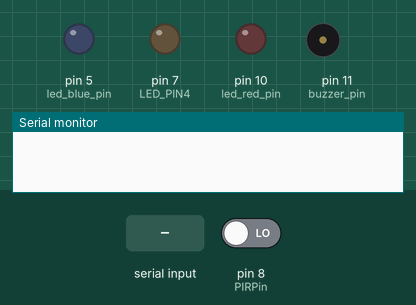
Recording of a sketch running on a simulated Arduino Uno, built with avr-gcc and run on an emulated ATmega328P. Shown: output pins drawn as LEDs (lit = HIGH), buzzer (waves = sounding, pin HIGH), the last lines printed to the serial monitor. The inputs (shaded band) are chosen by the test bench; at power-on: pin 8 (PIRPin) LOW.

Above: at 1.2 s.
1.3 s: "Q" received over Serial
At 5.7 s:
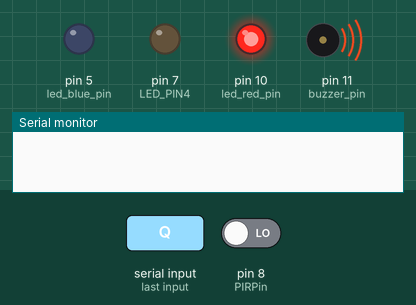
7.3 s: "a" received over Serial
At 8.0 s:
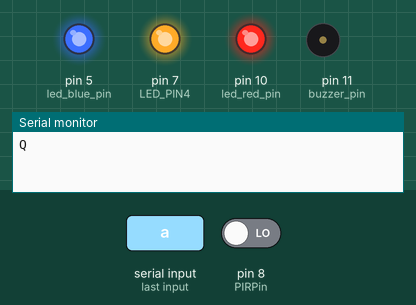
9.0 s: pin 8 (PIRPin) driven HIGH
At 10.3 s:
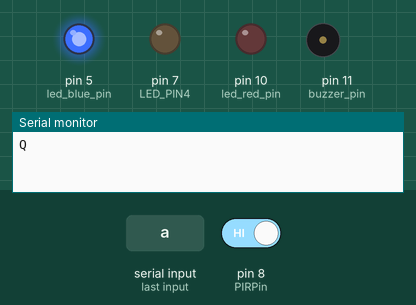
Timing chart, 0 to 12.0 s (numbered marks = the images above; inputs shaded):
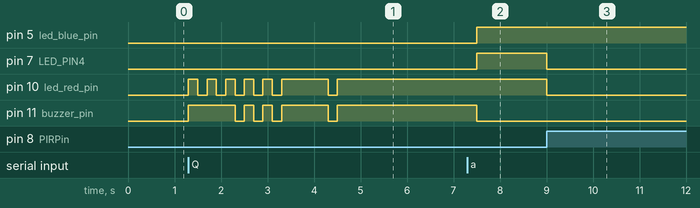

The sketch:

UV_Light.ino
```cpp
// Coradicator Project by Team PIYSocial
#define LED_PIN4  7

int inByte = 0;
boolean status_unlock;
boolean status_bluetooth;

int minite,sec;
const int led_blue_pin = 5;
const int led_red_pin = 10;
const int buzzer_pin = 11;
const int PIRPin = 8;
int pirState = LOW;
int val = 0;

void setup()
{

Serial.begin(9600);
pinMode(PIRPin, INPUT);
pinMode(LED_PIN4, OUTPUT);
pinMode(led_red_pin, OUTPUT);
pinMode(led_blue_pin, OUTPUT);
digitalWrite(LED_PIN4, LOW);
digitalWrite(led_red_pin, LOW);
pinMode(buzzer_pin, OUTPUT);
digitalWrite(buzzer_pin, LOW);

status_bluetooth = true;
status_unlock = false;
sec = 0;
}

void loop()
{
val = digitalRead(PIRPin);
if (val == HIGH)
{
  digitalWrite(LED_PIN4, LOW);
  digitalWrite(led_red_pin , LOW);
  }
else // condition when the PIR sensor detects a movement
{
  if (Serial.available() > 0) {
    inByte = Serial.read();

if(inByte == 'a'){
  digitalWrite(led_blue_pin, HIGH);// starts a warning sequence previously to turn on the UVC lamps, it includes an intermittent sound and the red led blinking.
}

if(inByte == 'Q'){
digitalWrite(led_red_pin , HIGH);
digitalWrite(buzzer_pin, HIGH);
delay(200);
digitalWrite(led_red_pin , LOW);
delay(200);
digitalWrite(led_red_pin , HIGH);
digitalWrite(buzzer_pin, HIGH);
delay(200);
digitalWrite(led_red_pin , LOW);
delay(200);
digitalWrite(led_red_pin , HIGH);
digitalWrite(buzzer_pin, HIGH);
delay(200);
digitalWrite(led_red_pin , LOW);
digitalWrite(buzzer_pin, LOW);
delay(200);
digitalWrite(led_red_pin , HIGH);
digitalWrite(buzzer_pin, HIGH);
delay(200);
digitalWrite(led_red_pin , LOW);
digitalWrite(buzzer_pin, LOW);
delay(200);
digitalWrite(led_red_pin , HIGH);
digitalWrite(buzzer_pin, HIGH);
delay(200);
digitalWrite(led_red_pin , LOW);
digitalWrite(buzzer_pin, LOW);
delay(200);
digitalWrite(led_red_pin , HIGH);
digitalWrite(buzzer_pin, HIGH);
delay(1000);
digitalWrite(led_red_pin , LOW);
digitalWrite(buzzer_pin, LOW);
delay(200);
digitalWrite(led_red_pin , HIGH);
digitalWrite(buzzer_pin, HIGH);
delay(3000);
digitalWrite(led_red_pin , LOW);
digitalWrite(buzzer_pin, LOW);
digitalWrite(LED_PIN4, HIGH);
digitalWrite(led_red_pin , HIGH);// red led is turned on when the relay is activated
Serial.write((byte)'Q');
inByte = 0;
}

if(inByte == 'q'){
digitalWrite(LED_PIN4, LOW);
digitalWrite(led_red_pin , LOW);// red led is turned off when the relay is inactivated
Serial.write((byte)'q');
inByte = 0;
}

if(inByte == 'S'){
Serial.write((byte)'S');
digitalWrite(led_blue_pin , LOW);
delay(5000);
status_bluetooth = true;
sec = 0;

}
}
}
}
// Coradicator Project by Team PIYSocial
```

Measured:
- after the input at 1.3 s, pin 10 (led_red_pin): goes 5 × (HIGH 0.20 s, LOW 0.20 s), HIGH 1.0 s, LOW 0.20 s, then HIGH, starting at once; pin 11 (buzzer_pin): LOW → HIGH at once, → LOW 1.0 s later, → HIGH 0.20 s later, → LOW 0.20 s later, … (9 changes in this stretch)
- after the input at 7.3 s, pin 5 (led_blue_pin): LOW → HIGH after 0.20 s
- after the input at 9.0 s, pin 7 (LED_PIN4), pin 10 (led_red_pin): HIGH → LOW at once
